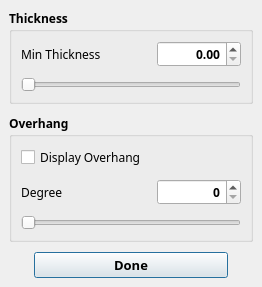
<?xml version="1.0" encoding="UTF-8"?>
<ui version="4.0">
 <class>VolumAnalysisDialogClass</class>
 <widget class="QDialog" name="VolumAnalysisDialogClass">
  <property name="geometry">
   <rect>
    <x>0</x>
    <y>0</y>
    <width>262</width>
    <height>274</height>
   </rect>
  </property>
  <property name="windowTitle">
   <string>Analysis</string>
  </property>
  <layout class="QVBoxLayout" name="verticalLayout_5">
   <property name="spacing">
    <number>0</number>
   </property>
   <property name="leftMargin">
    <number>0</number>
   </property>
   <property name="topMargin">
    <number>0</number>
   </property>
   <property name="rightMargin">
    <number>0</number>
   </property>
   <property name="bottomMargin">
    <number>0</number>
   </property>
   <item>
    <widget class="QFrame" name="frame_main">
     <property name="font">
      <font>
       <family>맑은 고딕</family>
       <pointsize>9</pointsize>
       <weight>50</weight>
       <bold>false</bold>
      </font>
     </property>
     <property name="frameShape">
      <enum>QFrame::NoFrame</enum>
     </property>
     <property name="frameShadow">
      <enum>QFrame::Plain</enum>
     </property>
     <property name="lineWidth">
      <number>0</number>
     </property>
     <layout class="QVBoxLayout" name="verticalLayout_4">
      <property name="spacing">
       <number>0</number>
      </property>
      <property name="leftMargin">
       <number>0</number>
      </property>
      <property name="topMargin">
       <number>0</number>
      </property>
      <property name="rightMargin">
       <number>0</number>
      </property>
      <property name="bottomMargin">
       <number>0</number>
      </property>
      <item>
       <widget class="QFrame" name="frame_body">
        <property name="font">
         <font>
          <family>맑은 고딕</family>
          <pointsize>9</pointsize>
          <weight>50</weight>
          <bold>false</bold>
         </font>
        </property>
        <property name="frameShape">
         <enum>QFrame::Box</enum>
        </property>
        <property name="frameShadow">
         <enum>QFrame::Plain</enum>
        </property>
        <property name="lineWidth">
         <number>0</number>
        </property>
        <layout class="QVBoxLayout" name="verticalLayout">
         <property name="spacing">
          <number>10</number>
         </property>
         <property name="bottomMargin">
          <number>9</number>
         </property>
         <item>
          <widget class="QGroupBox" name="groupBox">
           <property name="sizePolicy">
            <sizepolicy hsizetype="Preferred" vsizetype="Expanding">
             <horstretch>0</horstretch>
             <verstretch>0</verstretch>
            </sizepolicy>
           </property>
           <property name="font">
            <font>
             <family>맑은 고딕</family>
             <pointsize>9</pointsize>
             <weight>75</weight>
             <bold>true</bold>
            </font>
           </property>
           <property name="title">
            <string>Thickness</string>
           </property>
           <layout class="QVBoxLayout" name="verticalLayout_2">
            <property name="spacing">
             <number>10</number>
            </property>
            <item>
             <layout class="QHBoxLayout" name="horizontalLayout" stretch="3,2">
              <item>
               <widget class="QLabel" name="label">
                <property name="font">
                 <font>
                  <family>맑은 고딕</family>
                  <pointsize>9</pointsize>
                  <weight>50</weight>
                  <bold>false</bold>
                 </font>
                </property>
                <property name="text">
                 <string>Min Thickness</string>
                </property>
               </widget>
              </item>
              <item>
               <widget class="DoubleSpinBoxControl" name="doubleSpinBox_minthick">
                <property name="minimumSize">
                 <size>
                  <width>0</width>
                  <height>0</height>
                 </size>
                </property>
                <property name="maximumSize">
                 <size>
                  <width>16777215</width>
                  <height>16777215</height>
                 </size>
                </property>
                <property name="font">
                 <font>
                  <family>맑은 고딕</family>
                  <pointsize>9</pointsize>
                  <weight>75</weight>
                  <bold>true</bold>
                 </font>
                </property>
                <property name="alignment">
                 <set>Qt::AlignRight|Qt::AlignTrailing|Qt::AlignVCenter</set>
                </property>
                <property name="buttonSymbols">
                 <enum>QAbstractSpinBox::UpDownArrows</enum>
                </property>
                <property name="keyboardTracking">
                 <bool>true</bool>
                </property>
                <property name="maximum">
                 <double>5.000000000000000</double>
                </property>
                <property name="singleStep">
                 <double>0.030000000000000</double>
                </property>
               </widget>
              </item>
             </layout>
            </item>
            <item>
             <widget class="QSlider" name="horizontalSlider_minthick">
              <property name="font">
               <font>
                <family>맑은 고딕</family>
                <pointsize>9</pointsize>
                <weight>50</weight>
                <bold>false</bold>
               </font>
              </property>
              <property name="maximum">
               <number>500</number>
              </property>
              <property name="orientation">
               <enum>Qt::Horizontal</enum>
              </property>
             </widget>
            </item>
           </layout>
          </widget>
         </item>
         <item>
          <widget class="QGroupBox" name="groupBox_2">
           <property name="sizePolicy">
            <sizepolicy hsizetype="Preferred" vsizetype="Expanding">
             <horstretch>0</horstretch>
             <verstretch>0</verstretch>
            </sizepolicy>
           </property>
           <property name="font">
            <font>
             <family>맑은 고딕</family>
             <pointsize>9</pointsize>
             <weight>75</weight>
             <bold>true</bold>
            </font>
           </property>
           <property name="title">
            <string>Overhang</string>
           </property>
           <layout class="QVBoxLayout" name="verticalLayout_3">
            <property name="spacing">
             <number>10</number>
            </property>
            <item>
             <widget class="QCheckBox" name="checkBox_overhang">
              <property name="font">
               <font>
                <family>맑은 고딕</family>
                <pointsize>9</pointsize>
                <weight>50</weight>
                <bold>false</bold>
               </font>
              </property>
              <property name="text">
               <string>Display Overhang</string>
              </property>
             </widget>
            </item>
            <item>
             <layout class="QHBoxLayout" name="horizontalLayout_2" stretch="3,2">
              <item>
               <widget class="QLabel" name="label_2">
                <property name="font">
                 <font>
                  <family>맑은 고딕</family>
                  <pointsize>9</pointsize>
                  <weight>50</weight>
                  <bold>false</bold>
                 </font>
                </property>
                <property name="text">
                 <string>Degree</string>
                </property>
               </widget>
              </item>
              <item>
               <widget class="SpinBoxControl" name="spinBox_overhang">
                <property name="minimumSize">
                 <size>
                  <width>0</width>
                  <height>0</height>
                 </size>
                </property>
                <property name="maximumSize">
                 <size>
                  <width>16777215</width>
                  <height>16777215</height>
                 </size>
                </property>
                <property name="font">
                 <font>
                  <family>맑은 고딕</family>
                  <pointsize>9</pointsize>
                  <weight>75</weight>
                  <bold>true</bold>
                 </font>
                </property>
                <property name="alignment">
                 <set>Qt::AlignRight|Qt::AlignTrailing|Qt::AlignVCenter</set>
                </property>
                <property name="buttonSymbols">
                 <enum>QAbstractSpinBox::UpDownArrows</enum>
                </property>
                <property name="maximum">
                 <number>90</number>
                </property>
                <property name="singleStep">
                 <number>3</number>
                </property>
               </widget>
              </item>
             </layout>
            </item>
            <item>
             <widget class="QSlider" name="horizontalSlider_overhang">
              <property name="font">
               <font>
                <family>맑은 고딕</family>
                <pointsize>9</pointsize>
                <weight>50</weight>
                <bold>false</bold>
               </font>
              </property>
              <property name="maximum">
               <number>90</number>
              </property>
              <property name="orientation">
               <enum>Qt::Horizontal</enum>
              </property>
             </widget>
            </item>
           </layout>
          </widget>
         </item>
         <item>
          <layout class="QHBoxLayout" name="horizontalLayout_5">
           <property name="leftMargin">
            <number>25</number>
           </property>
           <property name="rightMargin">
            <number>25</number>
           </property>
           <item>
            <widget class="QPushButton" name="pushButton_done">
             <property name="minimumSize">
              <size>
               <width>0</width>
               <height>0</height>
              </size>
             </property>
             <property name="font">
              <font>
               <family>맑은 고딕</family>
               <pointsize>10</pointsize>
               <weight>75</weight>
               <bold>true</bold>
              </font>
             </property>
             <property name="text">
              <string>Done</string>
             </property>
             <property name="autoDefault">
              <bool>true</bool>
             </property>
             <property name="flat">
              <bool>false</bool>
             </property>
            </widget>
           </item>
          </layout>
         </item>
        </layout>
       </widget>
      </item>
     </layout>
    </widget>
   </item>
  </layout>
 </widget>
 <customwidgets>
  <customwidget>
   <class>DoubleSpinBoxControl</class>
   <extends>QDoubleSpinBox</extends>
   <header>CommonWidgets.h</header>
  </customwidget>
  <customwidget>
   <class>SpinBoxControl</class>
   <extends>QSpinBox</extends>
   <header>CommonWidgets.h</header>
  </customwidget>
 </customwidgets>
 <tabstops>
  <tabstop>doubleSpinBox_minthick</tabstop>
  <tabstop>horizontalSlider_minthick</tabstop>
  <tabstop>checkBox_overhang</tabstop>
  <tabstop>spinBox_overhang</tabstop>
  <tabstop>horizontalSlider_overhang</tabstop>
  <tabstop>pushButton_done</tabstop>
 </tabstops>
 <resources>
  <include location="rodinP.qrc"/>
 </resources>
 <connections>
  <connection>
   <sender>pushButton_done</sender>
   <signal>clicked()</signal>
   <receiver>VolumAnalysisDialogClass</receiver>
   <slot>close()</slot>
   <hints>
    <hint type="sourcelabel">
     <x>97</x>
     <y>253</y>
    </hint>
    <hint type="destinationlabel">
     <x>154</x>
     <y>290</y>
    </hint>
   </hints>
  </connection>
  <connection>
   <sender>spinBox_overhang</sender>
   <signal>valueChanged(int)</signal>
   <receiver>horizontalSlider_overhang</receiver>
   <slot>setValue(int)</slot>
   <hints>
    <hint type="sourcelabel">
     <x>156</x>
     <y>191</y>
    </hint>
    <hint type="destinationlabel">
     <x>146</x>
     <y>220</y>
    </hint>
   </hints>
  </connection>
  <connection>
   <sender>horizontalSlider_overhang</sender>
   <signal>valueChanged(int)</signal>
   <receiver>spinBox_overhang</receiver>
   <slot>setValue(int)</slot>
   <hints>
    <hint type="sourcelabel">
     <x>174</x>
     <y>216</y>
    </hint>
    <hint type="destinationlabel">
     <x>193</x>
     <y>191</y>
    </hint>
   </hints>
  </connection>
 </connections>
</ui>
